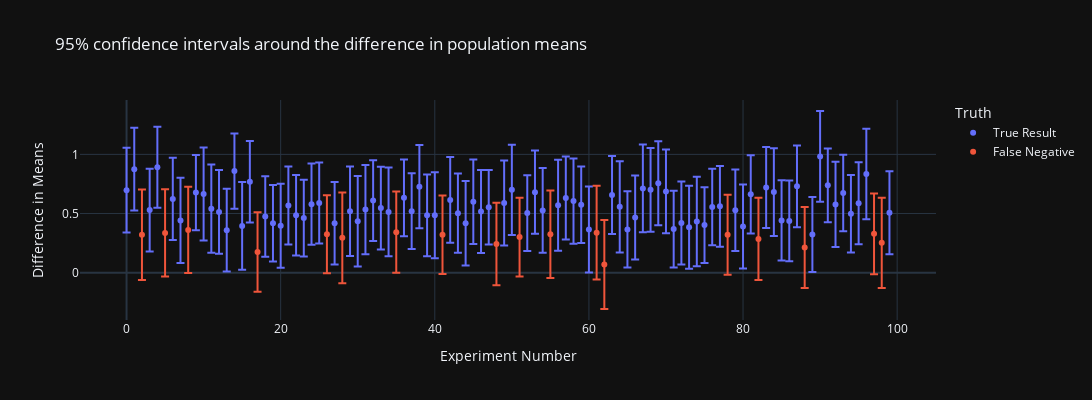

The notebook cell this image was saved under:
### Code cell
fig = px.scatter(df, x=df.index, y='means', error_y='err', color='Truth',
                 hover_data=['p-value'],
                 title="95% confidence intervals around the difference in population means")
fig.update_layout(width=1200, height=400, xaxis_title='Experiment Number', yaxis_title='Difference in Means')
fig.show()
